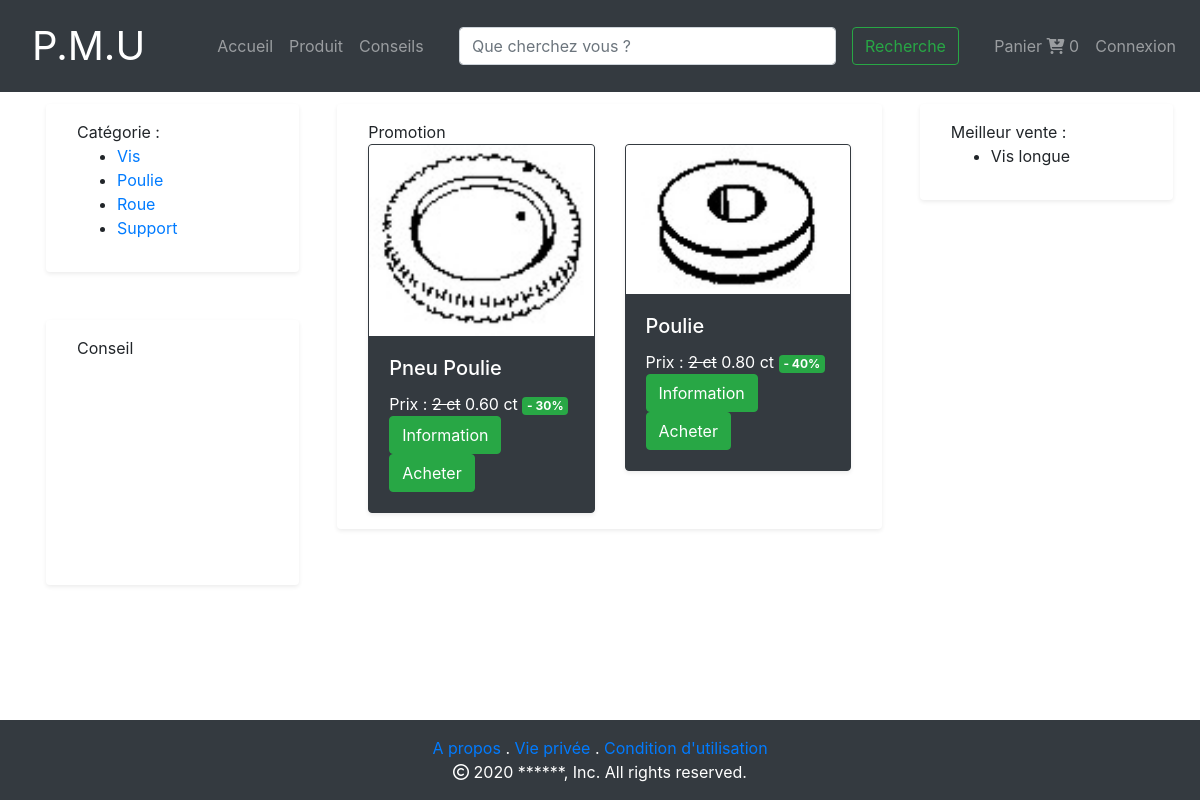
Page /vue/index.php on the committed database.
### tables this page shows
CREATE TABLE IF NOT EXISTS `categorie_produit` (
  `id_cat_prod` int NOT NULL AUTO_INCREMENT,
  `libelle` varchar(255) NOT NULL,
  PRIMARY KEY (`id_cat_prod`)
);

### models/CategorieManager.php (called while the page is built, shortened)
<?php
include_once('Categorie.php');
class CategorieManager
{
    public function listeCategorie()
  {
    $DBase = new Connect();
    $db = $DBase->connexion();
    $categories = [];
    $q = $db->prepare('SELECT id_cat_prod,libelle from categorie_produit');
    $q->execute();
    while ($donnees = $q->fetch(PDO::FETCH_ASSOC))
    {
      $categories[] = new Categorie($donnees);
    }
    return $categories;
  }
}
?>

### models/Categorie.php (called while the page is built, shortened)
<?php
class Categorie
{
	private $_id;
	private $_libelle;
	public function __construct($donnees)
	{
		$this->_id = $donnees['id_cat_prod'];
		$this->_libelle = $donnees['libelle'];
	}
	public function getId()
	{
		return $this->_id;
	}
	public function getLibelle()
	{
		return $this->_libelle;
	}
}
?>

### models/ArticleManager.php (called while the page is built, shortened)
<?php
include_once('Article.php');
class articleManager
{
  public function getMeilleureVente()
  {
    $ventes = [];
    $DBase = new Connect();
		$db = $DBase->connexion();
    $q = $db->prepare('SELECT `libelle` FROM `produit` JOIN commande ON produit.id_produit=commande.id_produit
    GROUP by commande.id_produit ORDER BY COUNT(commande.id_produit) LIMIT 5 ');
    $q->execute();
    while ($donnees = $q->fetch(PDO::FETCH_ASSOC))
    {
      $ventes[] = new Article($donnees);
    }
    return $ventes;
  }
  public function lastPromotion()
  {
    $promotions = [];
    $DBase = new Connect();
		$db = $DBase->connexion();
    $q = $db->prepare('SELECT id_produit,libelle,chemin,image,description,prix_unitaire,quantité,ROUND(prix_unitaire*(pourcentage/100),2)as prix,promotion,pourcentage,datefin
    from produit join objet on objet.id_prod = id_produit
    join promotion on promotion.id = produit.promotion
    where CURDATE() between datedebut and datefin ORDER by promotion.datedebut DESC LIMIT 4 ');
    $q->execute();
    while ($donnees = $q->fetch(PDO::FETCH_ASSOC))
    {
      $promotions[] = new Article($donnees);
    }
    return $promotions;
  }
}

### models/Article.php (called while the page is built, shortened)
<?php
class Article
{
	private $_id ;
	private $_prix_unitaire = 0;
	private $_libelle = "";
	private $_chemin = "";
	private $_nomImage = "";
	private $_prixPromo;
	private $_pourcentage;
	public function __construct($donnees)
	{
		if (isset($donnees['id_produit'])) {
			$this->_id = $donnees['id_produit'];
		}
		if (isset($donnees['prix_unitaire'])) {
			$this->_prix_unitaire = $donnees['prix_unitaire'];
		}
		if (isset($donnees['libelle'])) {
			$this->_libelle = $donnees['libelle'];
		}
		if (isset($donnees['chemin'])) {
			$this->_chemin = $donnees['chemin'];
		}
		if (isset($donnees['image'])) {
			$this->_nomImage = $donnees['image'];
		}
		if (isset($donnees['prix'])) {
			$this->_prixPromo = $donnees['prix'];
		}
		if (isset($donnees['pourcentage'])) {
			$this->_pourcentage = $donnees['pourcentage'];
		}
	}
	public function getId()
	{
		return $this->_id;
	}
	public function getPrix()
	{
		return $this->_prix_unitaire;
	}
	public function getLibelle()
	{
		return $this->_libelle;
	}
	public function getImage()
	{
		return $this->_chemin;
	}
	public function getNomImage()
	{
		return $this->_nomImage;
	}
	public function getPrixPromo()
	{
		return $this->_prixPromo;
	}
	public function getPourcentage()
	{
		return $this->_pourcentage;
	}
}
 ?>

### vue/index.php (the view, shortened to what this page needs)
<?php
    include_once('../models/CategorieManager.php');
    include_once('../models/ArticleManager.php');
    $Cat_man = new CategorieManager();
    $Art_man = new articleManager();
    $ventes = $Art_man->getMeilleureVente();
    $tailleVente = sizeof($ventes);
    $articlePromo = $Art_man->lastPromotion();
    $tailleArticlePromo = sizeof($articlePromo);
    $categories = $Cat_man->listeCategorie();
    $tailleCategories = sizeof($categories);
?>
<html lang="fr">
    <?php include_once('../public/template/head.php'); ?>
    <body>
        <?php include_once('../public/template/header.php'); ?>
        <main>
           <div class="container-fluid">
               <div class="row ml-1 p-2">
                    <div class="col-3">
                    <div class="row shadow-sm m-1 p-3 mb-5 bg-white rounded">
                            <div class="col">
                                <a>Catégorie :</a>
                                <ul>
                                    <?php
                                        for ($i=0; $i < $tailleCategories; $i++) {
                                            echo '<li> <a href="cat_prod.php?categorie='.$categories[$i]->getId().'">'. $categories[$i]->getLibelle() . '</a></li> ';
                                        }
                                     ?>
                                </ul>
                            </div>
                        </div>
                        <div class="row shadow-sm m-1 p-3 mb-5 bg-white rounded">
                            <div class="col">
                                <a>Conseil</a>
                                <ul class="list-group list-group-flush">
                                    <li class="list-group-item">
                                        <iframe width="320" height="185" src="https://www.youtube.com/embed/grFK-PqOKp8" frameborder="0"
                                            allow="accelerometer; autoplay; clipboard-write; encrypted-media; gyroscope; picture-in-picture" allowfullscreen></iframe>
                                    </li>
                                </ul>
                            </div>
                        </div>
                    </div>
                    <div class="col-6">
                        <div class="row shadow-sm m-1 p-3 mb-5 bg-white rounded">
                            <div class="col">
                                <div class="">
                                    <a>Promotion</a>
                                    <div class ="row">
                                        <?php
                                            for ($i=0; $i < $tailleArticlePromo; $i++) {
                                        ?>
                                            <div class="col-6">
                                                <div class="card border border-dark  shadow-sm bg-dark  text-white rounded">
                                                    <img src=<?php echo '"'.$articlePromo[$i]->getImage().'"'?> class="card-img-top" alt="<?php echo $articlePromo[$i]->getNomImage()?>">
                                                    <div class="card-body">
                                                        <div class="row">
                                                            <div class="col">
                                                                <h5 class="card-title"><?php echo $articlePromo[$i]->getLibelle() ?></h5>
                                                                <span class="card-link">Prix : <del><?php echo $articlePromo[$i]->getPrix() ?> ct</del>  <?php echo $articlePromo[$i]->getPrixPromo() ?> ct</span>
                                                                <span class="badge badge-success">- <?php echo $articlePromo[$i]->getPourcentage() ?>%</span>
                                                            <a href="pageProduit.php?id=<?php echo  $articlePromo[$i]->getId()?>"><button class="card-link btn btn-success" name="info" id="info">Information</button></a>
                                                            <a class="card-link btn btn-success ajouterPanier" href="/projetphp/controllers/ajouteAuPanier.php?id=<?php echo  $articlePromo[$i]->getId()?>" name="acheter" id="acheter">Acheter</a>
                                                            </div>
                                                        </div>
                                                    </div>
                                                </div>
                                            </div>
                                        <?php
                                            }
                                        ?>
                                    </div>
                                </div>
                            </div>
                        </div>
                    </div>
                    <div class="col-3">
                        <div class="row shadow-sm m-1 p-3 mb-5 bg-white rounded">
                            <div class="col">
                                <a>Meilleur vente :</a>
                                <ul>
                                <?php
                                    for ($i=0; $i < $tailleVente; $i++) {
                                        echo '<li> '. $ventes[$i]->getLibelle() . '</li> ';
                                    }
                                ?>
                                </ul>
                            </div>
                        </div>
                    </div>
               </div>
           </div>
        </main>
        <?php include_once('../public/template/footer.php'); ?>
    </body>
</html>

### public/template/template.css (style rules this page uses)
html { height: 100%; }
body { margin: 0; display: flex; flex-direction: column; min-height: 100vh; }
main { flex: 1; }

### rows in the picture
categorie_produit: libelle "Vis"
categorie_produit: libelle "Poulie"
categorie_produit: libelle "Roue"
categorie_produit: libelle "Support"

### other values in the picture
$panier->nbArticles() "0"
$articlePromo[$i]->getLibelle() "Pneu Poulie"
$articlePromo[$i]->getPrix() "2"
$articlePromo[$i]->getPrixPromo() "0.60"
$articlePromo[$i]->getPourcentage() "30"
$articlePromo[$i]->getLibelle() "Poulie"
$articlePromo[$i]->getPrixPromo() "0.80"
$articlePromo[$i]->getPourcentage() "40"
$ventes[$i]->getLibelle() "Vis longue"
